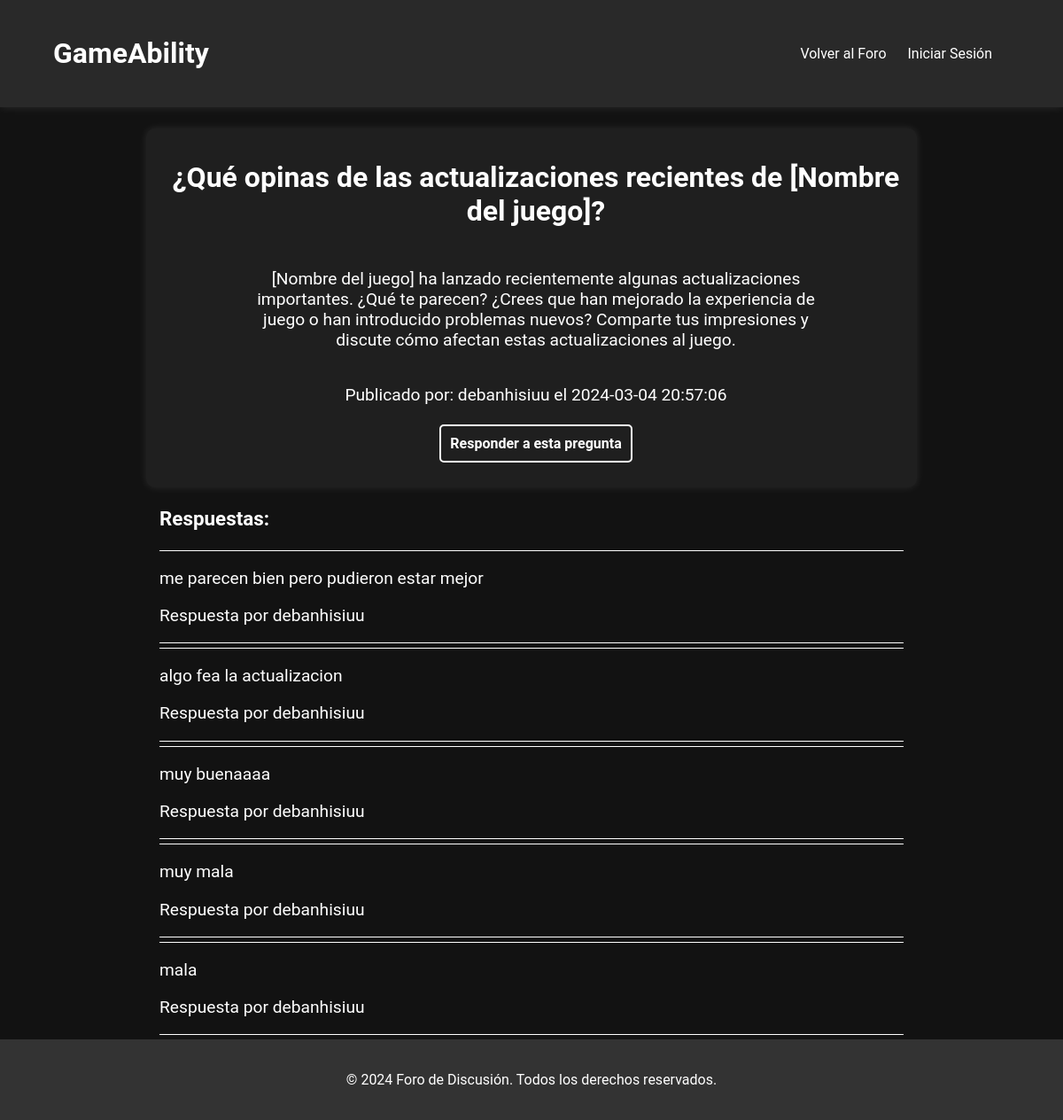
/ver_pregunta.php?id=6, run on the app's committed database.
### tables this page shows
CREATE TABLE `preguntas` (
  `id` int(11) NOT NULL,
  `id_usuario` int(11) NOT NULL,
  `titulo` varchar(255) NOT NULL,
  `contenido` text NOT NULL,
  `fecha` timestamp NOT NULL DEFAULT current_timestamp()
);

CREATE TABLE `usuarios` (
  `id` int(11) NOT NULL,
  `nombre` varchar(255) NOT NULL,
  `username` varchar(255) NOT NULL,
  `email` varchar(255) NOT NULL,
  `pwd` varchar(255) NOT NULL,
  `fecha_nacimiento` date NOT NULL
);

CREATE TABLE `respuestas` (
  `id` int(11) NOT NULL,
  `id_pregunta` int(11) NOT NULL,
  `id_usuario` int(11) NOT NULL,
  `contenido` text NOT NULL,
  `fecha` timestamp NOT NULL DEFAULT current_timestamp()
);

### ver_pregunta.php (the view, shortened to what this page needs)
<?php
$servername = "localhost";
$username = "root";
$password = "";
$dbname = "gameability";
$conn = new mysqli($servername, $username, $password, $dbname);
if (isset($_GET['id'])) {
    $id_pregunta = $_GET['id'];
    $sql_pregunta = "SELECT * FROM preguntas WHERE id = $id_pregunta";
    $result_pregunta = $conn->query($sql_pregunta);
    if ($result_pregunta->num_rows > 0) {
        $row_pregunta = $result_pregunta->fetch_assoc();
        $titulo_pregunta = $row_pregunta['titulo'];
        $contenido_pregunta = $row_pregunta['contenido'];
        $fecha = $row_pregunta['fecha'];
        $id_usuario_pregunta = $row_pregunta['id_usuario'];
        $sql_usuario_pregunta = "SELECT username FROM usuarios WHERE id = $id_usuario_pregunta";
        $result_usuario_pregunta = $conn->query($sql_usuario_pregunta);
        if ($result_usuario_pregunta->num_rows > 0) {
            $row_usuario_pregunta = $result_usuario_pregunta->fetch_assoc();
            $username_pregunta = $row_usuario_pregunta['username'];
        }
        $sql_respuestas = "SELECT respuestas.*, usuarios.username AS nombre_usuario
                    FROM respuestas
                    INNER JOIN usuarios ON respuestas.id_usuario = usuarios.id
                    WHERE id_pregunta = $id_pregunta";
        $result_respuestas = $conn->query($sql_respuestas);
    } else {
        echo "No se encontró la pregunta.";
    }
} else {
    echo "No se especificó una pregunta.";
}
?>
<!DOCTYPE html>
<html lang="es">
<head>
    <link rel="stylesheet" href="css/foro.css">
</head>
<body>
    <header>
        <h1>GameAbility</h1>
        <nav>
            <ul>
                <li><a href="foro_discusion.php">Volver al Foro</a></li>
                <?php
                if (isset($_SESSION['username'])) {
                    echo '<li class="dropdown">';
                    echo '<a href="#" class="dropbtn">' . $_SESSION['username'] . '</a>';
                    echo '<div class="dropdown-content">';
                    echo '<a href="logout.php">Cerrar sesión</a>';
                    echo '<a href="perfil.php">Perfil</a>';
                    echo '</div>';
                    echo '</li>';
                } else {
                    echo '<li><a href="login.php">Iniciar Sesión</a></li>';
                }
                ?>
            </ul>
        </nav>
    </header>
    <div class="pregunta">
        <h2><?php echo $titulo_pregunta; ?></h2>
        <p><?php echo $contenido_pregunta; ?></p>
        <p>Publicado por: <?php echo $username_pregunta; ?> el <?php echo $fecha; ?></p>
        <?php
        echo "<div class='responder'>";
        echo "<a class='btn-responder-pregunta' href='responder_pregunta.php?id=" . $id_pregunta . "'>Responder a esta pregunta</a>";
        echo "</div>";
        ?>
    </div>
    <div class="respuestas">
        <h3>Respuestas:</h3>
        <?php
        if ($result_respuestas->num_rows > 0) {
            while ($row_respuesta = $result_respuestas->fetch_assoc()) {
                echo "<div class='respuesta'>";
                echo "<p>" . $row_respuesta['contenido'] . "</p>";
                echo "<p>Respuesta por " . $row_respuesta['nombre_usuario']."</p>";
                echo "</div>";
            }
        } else {
            echo "No hay respuestas para esta pregunta.";
        }
        ?>
    </div>
    <footer>
        <p>&copy; 2024 Foro de Discusión. Todos los derechos reservados.</p>
    </footer>
</body>
</html>

### css/foro.css (style rules this page uses)
body { font-family: "Roboto", sans-serif; margin: 0; padding: 0; background-color: #121212; color: #fff; }
header { background: #292929; color: #fff; padding: 20px 60px; text-align: center; box-shadow: 0 0 10px rgba(255, 255, 255, 0.1); display: flex; align-items: center; justify-content: space-between; }
nav ul { list-style-type: none; padding: 0; }
nav ul li { display: inline; margin-right: 20px; }
nav ul li a { color: #fff; text-decoration: none; }
h2 { font-size: 2em; text-align: center; }
.pregunta { background-color: #f9f9f9; padding: 10px 10px 10px 20px; margin-bottom: 10px; background-color: #1f1f1f; border-radius: 10px; box-shadow: 0 0 10px rgba(255, 255, 255, 0.1); }
footer { background-color: #333; color: #fff; text-align: center; padding: 20px 0; width: 100%; }
.pregunta { margin: 0 auto; margin-top: 2%; width: 70%; text-align: center; display: flex; flex-direction: column; align-items: center; padding-bottom: 40px; }
.pregunta p { width: 80%; font-size: 1.2em; }
.responder { margin-top: 15px; }
.btn-responder-pregunta { border-radius: 5px; border: 2px solid #fff; padding: 10px; transition: transform 0.2s; font-weight: bold; }
.respuestas { width: 70%; margin: 0 auto; }
.respuestas h3 { font-size: 1.4em; }
.respuestas .respuesta { border-top: 1px solid #fff; border-bottom: 1px solid #fff; margin-bottom: 5px; font-size: 1.2em; }
a { text-decoration: none; color: #fff; }

### data on the page
preguntas: titulo "¿Qué opinas de las actualizaciones recientes de [Nombre del juego]?", contenido "[Nombre del juego] ha lanzado recientemente algunas actualizaciones importantes. ¿Qué te parecen? ¿Crees que han mejorado la experiencia de juego o han introducido problemas nuevos? Comparte tus impresiones y discute cómo afectan estas actualizaciones al juego.", fecha "2024-03-04 20:57:06"
usuarios: username "debanhisiuu"
respuestas: contenido "me parecen bien pero pudieron estar mejor", id_usuario.username "debanhisiuu"
respuestas: contenido "algo fea la actualizacion", id_usuario.username "debanhisiuu"
respuestas: contenido "muy buenaaaa", id_usuario.username "debanhisiuu"
respuestas: contenido "muy mala", id_usuario.username "debanhisiuu"
respuestas: contenido "mala", id_usuario.username "debanhisiuu"
